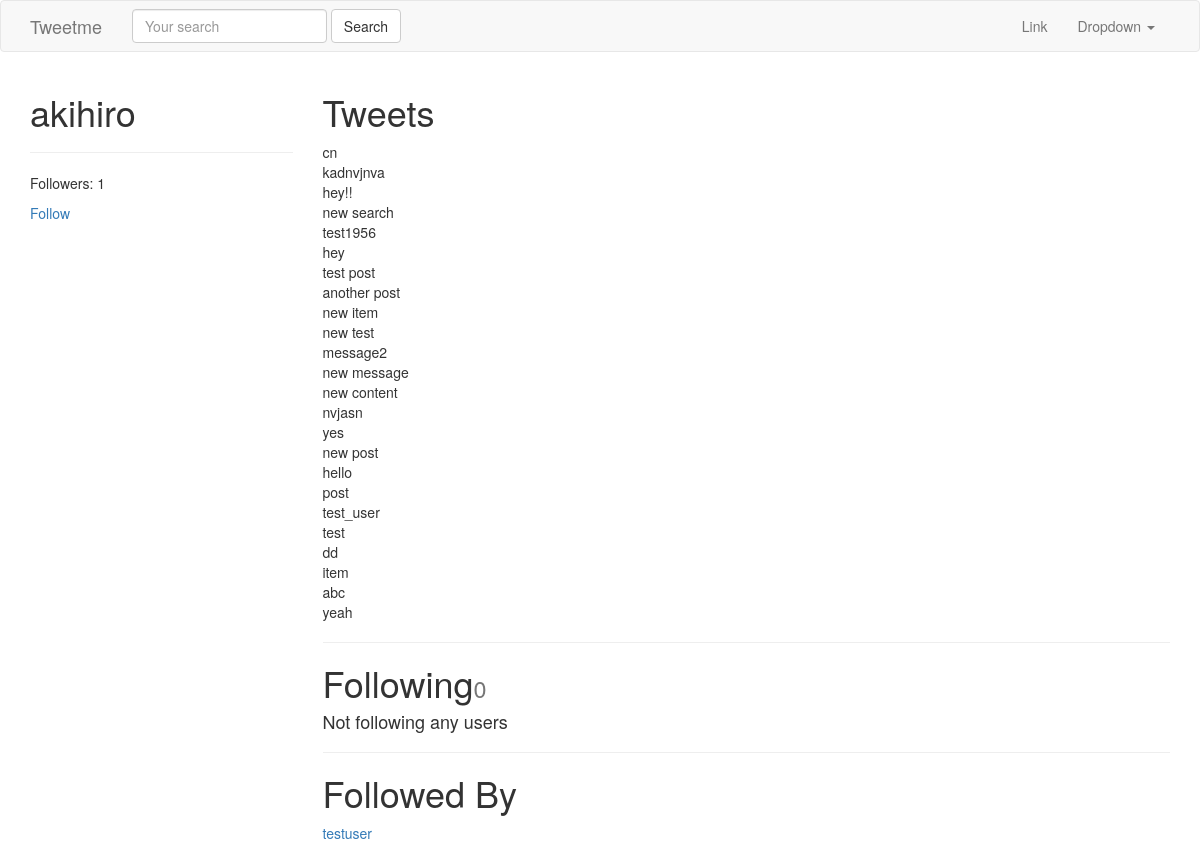
The app's page /akihiro/ with its own data.
### tweets/models.py (models this page shows, shortened)
class Tweet(models.Model):
    user = models.ForeignKey(settings.AUTH_USER_MODEL, on_delete=models.CASCADE)
    content = models.CharField(max_length=140, validators=[validate_content])
    updated = models.DateTimeField(auto_now=True)
    timestamp = models.DateTimeField(auto_now_add=True)
    def __str__(self):
        return str(self.content)
    class Meta:
        ordering = ['-timestamp']

### accounts/models.py (models this page shows, shortened)
class UserProfile(models.Model):
    user = models.OneToOneField(settings.AUTH_USER_MODEL, related_name='profile', on_delete=models.CASCADE)
    following = models.ManyToManyField(settings.AUTH_USER_MODEL, related_name='followed_by', blank=True)
    objects = UserProfileManager()
    def get_following(self):
        users = self.following.all()
        return users.exclude(username=self.user.username)

### accounts/views.py (the view)
# urls.py: url(r'^(?P<username>[\w.@+-]+)/$', UserDetailView.as_view(), name='detail'), # /tweet/1/
class UserDetailView(DetailView):
    template_name = 'accounts/user_detail.html'
    queryset = User.objects.all()
    def get_object(self):
        return get_object_or_404(User, username__iexact=self.kwargs.get('username'))

### accounts/models.py (called while the page is built)
    def all(self):
        qs = self.get_queryset().all()
        try:
            if self.instance:
                qs = qs.exclude(user=self.instance)
        except:
            pass
        return qs

### accounts/templates/accounts/user_detail.html
{% extends 'base.html' %}
{% block content %}
<div class="row">
    <div class="col-sm-3 col-xs-12">
        <h1>{{ object.username }}</h1>
        <hr/>
        <p>Followers: {{ object.followed_by.all.count }}</p>
        <p><a href="btn btn-link" href="{% url 'profiles:follow' username=object.username %}">Follow</a></p>
    </div>
    <div class="col-sm-9 col-xs-12">
        <h1>Tweets</h1>
        {% for tweet in object.tweet_set.all %}
          {{ tweet }}<br/>
        {% endfor %}
        <hr/>
        <h1>Following<small>{{ object.profile.following.count }}</small></h1>
        {% for user in object.profile.get_following %}
          <a href="/{{ user.username }}">{{ user.username }}</a><br/>
        {% empty %}
          <h4>Not following any users</h4>
        {% endfor %}
        <hr/>
        <h1>Followed By</h1>
        {% for profile in object.followed_by.all %}
          <a href="/{{ profile.user.username }}">{{ profile.user.username }}</a><br/>
        {% empty %}
          <h4>Not followed by any users</h4>
        {% endfor %}
    </div>
</div>
{% endblock content %}

### records on screen
Tweet: content "cn"
Tweet: content "kadnvjnva"
Tweet: content "hey!!"
Tweet: content "new search"
Tweet: content "test1956"
Tweet: content "hey"
Tweet: content "test post"
Tweet: content "another post"
Tweet: content "new item"
Tweet: content "new test"
Tweet: content "message2"
Tweet: content "new message"
Tweet: content "new content"
Tweet: content "nvjasn"
Tweet: content "yes"
Tweet: content "new post"
Tweet: content "hello"
Tweet: content "post"
Tweet: content "test_user"
Tweet: content "test"
Tweet: content "dd"
Tweet: content "item"
Tweet: content "abc"
Tweet: content "yeah"
UserProfile: user.username "testuser"

### other values on screen
{{ object.username }} "akihiro"
{{ object.followed_by.all.count }} "1"
{{ object.profile.following.count }} "0"
